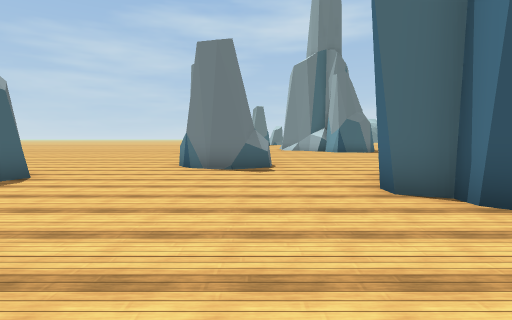
[1] (above)

15 first-person views from a walk through a Unity game level. The camera is 1.5 m above the floor, tilts 4° down and sees 80° across. The floor is counted in squares, 2 m on a side. Each view is taken from the middle of a square. On the plan, view 1 faces up. The plan holds only what a view shows up to about 10 squares ahead; the rest is blank. The place goes on beyond the plan. The player is left out. Some surface patterns are stand-ins.

[2]
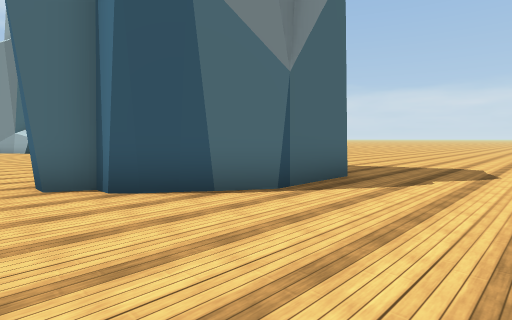

[3]
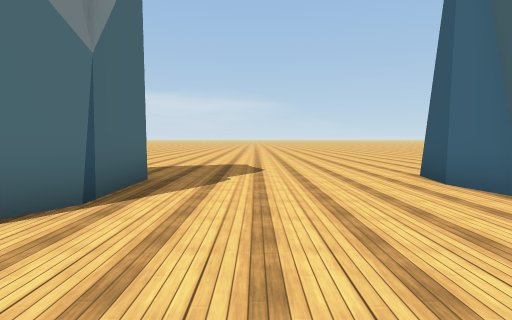

[4]
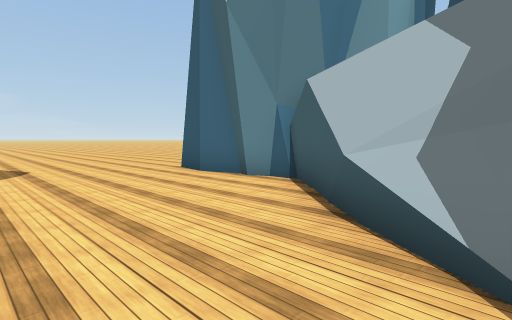

[5]
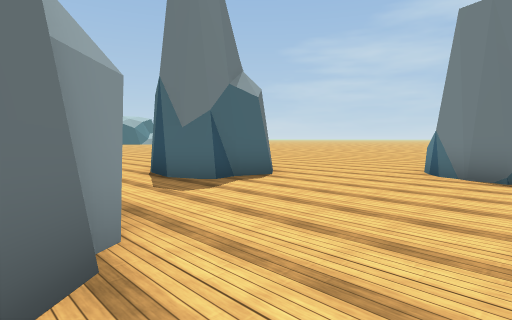

[6]
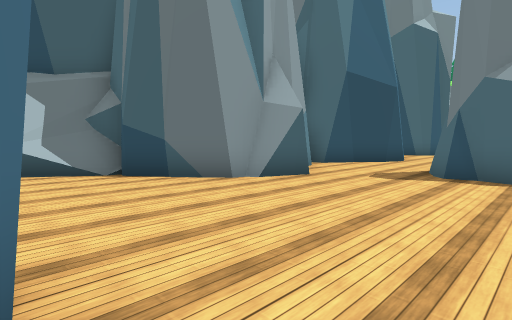

[7]
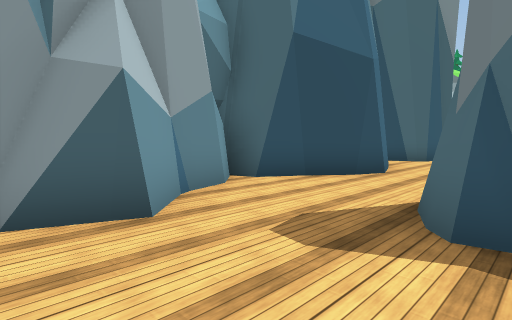

[8]
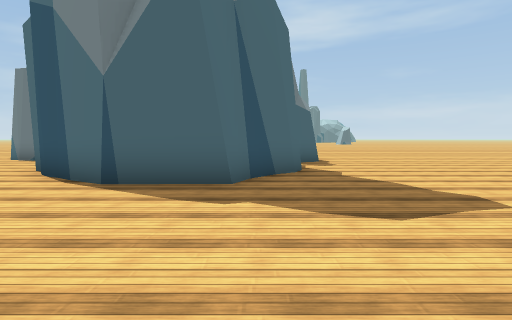

[9]
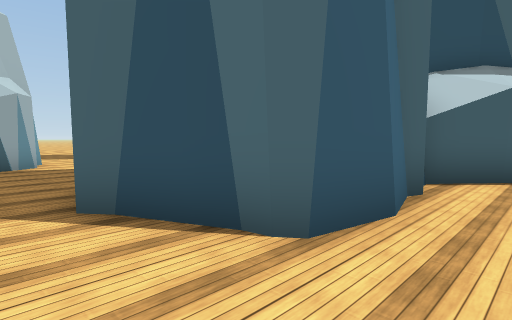

[10]
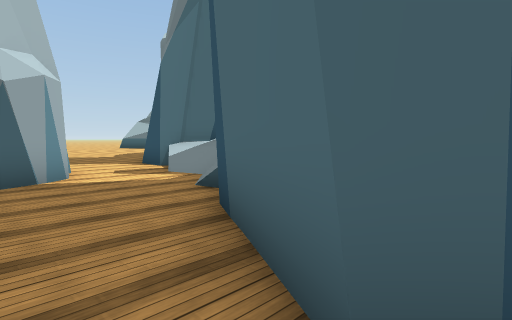

[11]
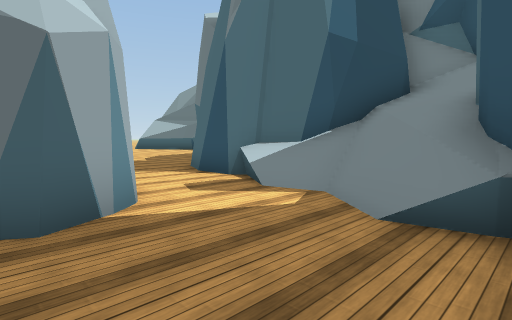

[12]
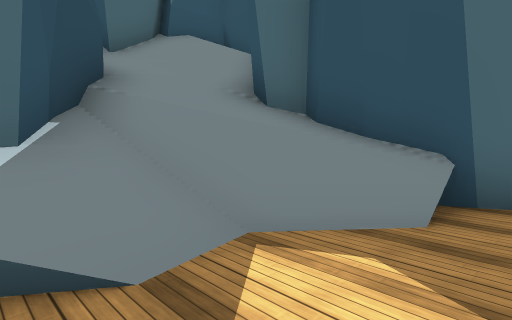

[13]
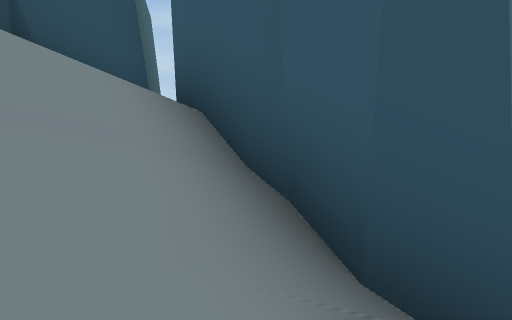

[14]
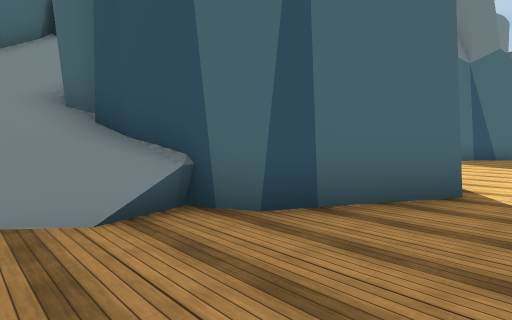

[15]
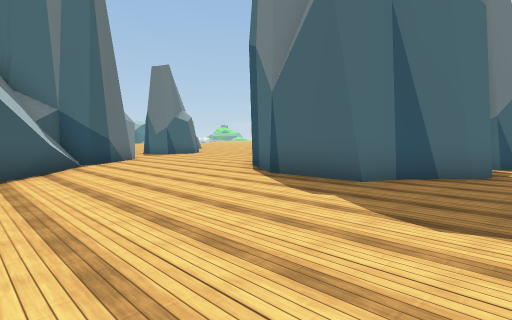

### Floor plan
Key: @ floor where view 1 was taken; # wall or solid block; . floor; / step, stairs or slope; = window, fence, low wall or low ledge.
Columns run from 11 left of view 1 to 9 right of it. Each row starts with its distance up from view 1.
 11        ..    ..
 10     .....   ....
  9     .....###....
  8      ....###...
  7       ........     ##
  6       #.......     #.
  5      ##......#     #.
  4    ..........##   ##.
  3 ..............#####..
  2 .###....#.......##...
  1    ##.####...........
  0     ###  ##@.........
 -1           ##.........
 -2            ###.......
 -3             ###......
 -4              ######..
 -5                   ##.
 -6            ####   ##.
 -7           ##//#  ##..
 -8           #///####...
 -9           ##//////...
-10            #/////....
-11            ####//..##
-12               ##=..#

Positions as (right, up) in squares from view 1, and headings:
1: (0, 0), facing up
2: (1, -1), facing up-right
3: (1, 0), facing right
4: (0, 1), facing down-right
5: (0, 1), facing up-left
6: (2, 6), facing down-left
7: (-2, 5), facing down-left
8: (7, -3), facing up
9: (9, -2), facing down-left
10: (9, -5), facing down-left
11: (9, -8), facing down-left
12: (7, -12), facing up-left
13: (3, -10), facing up
14: (9, -10), facing up-left
15: (9, -3), facing up-left
